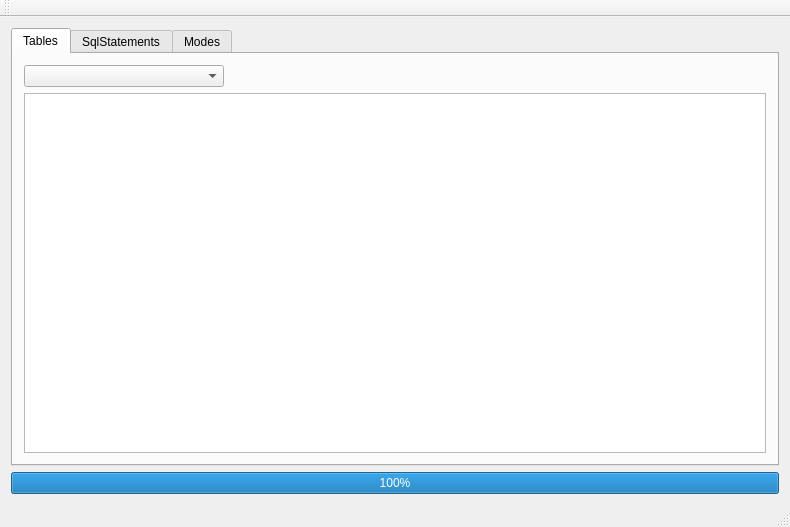
<?xml version="1.0" encoding="UTF-8"?>
<ui version="4.0">
 <class>MainWindow</class>
 <widget class="QMainWindow" name="MainWindow">
  <property name="geometry">
   <rect>
    <x>0</x>
    <y>0</y>
    <width>790</width>
    <height>527</height>
   </rect>
  </property>
  <property name="windowTitle">
   <string>QtAsyncSql Demo</string>
  </property>
  <widget class="QWidget" name="centralWidget">
   <layout class="QVBoxLayout" name="verticalLayout">
    <item>
     <widget class="QTabWidget" name="tabWidget">
      <property name="currentIndex">
       <number>0</number>
      </property>
      <widget class="QWidget" name="Tables">
       <attribute name="title">
        <string>Tables</string>
       </attribute>
       <layout class="QVBoxLayout" name="verticalLayout_3">
        <item>
         <layout class="QVBoxLayout" name="verticalLayout_2">
          <item>
           <layout class="QHBoxLayout" name="horizontalLayout">
            <item>
             <widget class="QComboBox" name="cbTables">
              <property name="minimumSize">
               <size>
                <width>200</width>
                <height>0</height>
               </size>
              </property>
             </widget>
            </item>
            <item>
             <spacer name="horizontalSpacer">
              <property name="orientation">
               <enum>Qt::Horizontal</enum>
              </property>
              <property name="sizeHint" stdset="0">
               <size>
                <width>40</width>
                <height>20</height>
               </size>
              </property>
             </spacer>
            </item>
           </layout>
          </item>
          <item>
           <widget class="QTableView" name="tvTables"/>
          </item>
         </layout>
        </item>
       </layout>
      </widget>
      <widget class="QWidget" name="tab_2">
       <attribute name="title">
        <string>SqlStatements</string>
       </attribute>
       <layout class="QHBoxLayout" name="horizontalLayout_2">
        <item>
         <widget class="QTextEdit" name="teQuery">
          <property name="sizePolicy">
           <sizepolicy hsizetype="Expanding" vsizetype="Expanding">
            <horstretch>0</horstretch>
            <verstretch>0</verstretch>
           </sizepolicy>
          </property>
          <property name="lineWrapMode">
           <enum>QTextEdit::NoWrap</enum>
          </property>
         </widget>
        </item>
        <item>
         <layout class="QVBoxLayout" name="verticalLayout_4">
          <item>
           <widget class="QPushButton" name="btnQuery">
            <property name="text">
             <string>setQuery</string>
            </property>
           </widget>
          </item>
          <item>
           <spacer name="verticalSpacer">
            <property name="orientation">
             <enum>Qt::Vertical</enum>
            </property>
            <property name="sizeHint" stdset="0">
             <size>
              <width>20</width>
              <height>40</height>
             </size>
            </property>
           </spacer>
          </item>
         </layout>
        </item>
        <item>
         <widget class="QTableView" name="tvQuery">
          <property name="sizePolicy">
           <sizepolicy hsizetype="Expanding" vsizetype="Expanding">
            <horstretch>0</horstretch>
            <verstretch>0</verstretch>
           </sizepolicy>
          </property>
         </widget>
        </item>
       </layout>
      </widget>
      <widget class="QWidget" name="tab_3">
       <attribute name="title">
        <string>Modes</string>
       </attribute>
       <layout class="QVBoxLayout" name="verticalLayout_9">
        <item>
         <layout class="QHBoxLayout" name="horizontalLayout_3">
          <item>
           <widget class="QRadioButton" name="rbParallel">
            <property name="text">
             <string>Parallel</string>
            </property>
            <property name="checked">
             <bool>true</bool>
            </property>
           </widget>
          </item>
          <item>
           <widget class="QRadioButton" name="rbFifo">
            <property name="text">
             <string>Fifo</string>
            </property>
           </widget>
          </item>
          <item>
           <widget class="QRadioButton" name="rbSkipPrevious">
            <property name="text">
             <string>SkipPrevious</string>
            </property>
           </widget>
          </item>
          <item>
           <widget class="QCheckBox" name="cbDelay">
            <property name="text">
             <string>Enable exec delay (500ms)</string>
            </property>
            <property name="checked">
             <bool>true</bool>
            </property>
           </widget>
          </item>
         </layout>
        </item>
        <item>
         <layout class="QHBoxLayout" name="horizontalLayout_4">
          <item>
           <widget class="QPushButton" name="btnExec4Queries">
            <property name="text">
             <string>Exec4AsyncQueries</string>
            </property>
           </widget>
          </item>
          <item>
           <widget class="QLabel" name="label">
            <property name="text">
             <string>Select COUNT(*) from  following 4 tables</string>
            </property>
           </widget>
          </item>
          <item>
           <spacer name="horizontalSpacer_2">
            <property name="orientation">
             <enum>Qt::Horizontal</enum>
            </property>
            <property name="sizeHint" stdset="0">
             <size>
              <width>40</width>
              <height>20</height>
             </size>
            </property>
           </spacer>
          </item>
         </layout>
        </item>
        <item>
         <layout class="QHBoxLayout" name="horizontalLayout_6">
          <item>
           <layout class="QVBoxLayout" name="verticalLayout_5">
            <item>
             <widget class="QLabel" name="label_2">
              <property name="text">
               <string>Categories</string>
              </property>
             </widget>
            </item>
            <item>
             <widget class="QLabel" name="lblCategroies">
              <property name="text">
               <string>---</string>
              </property>
             </widget>
            </item>
           </layout>
          </item>
          <item>
           <layout class="QVBoxLayout" name="verticalLayout_6">
            <item>
             <widget class="QLabel" name="label_3">
              <property name="text">
               <string>Customers</string>
              </property>
             </widget>
            </item>
            <item>
             <widget class="QLabel" name="lblCustomers">
              <property name="text">
               <string>---</string>
              </property>
             </widget>
            </item>
           </layout>
          </item>
          <item>
           <layout class="QVBoxLayout" name="verticalLayout_7">
            <item>
             <widget class="QLabel" name="label_4">
              <property name="text">
               <string>Employees</string>
              </property>
             </widget>
            </item>
            <item>
             <widget class="QLabel" name="lblEmployees">
              <property name="text">
               <string>---</string>
              </property>
             </widget>
            </item>
           </layout>
          </item>
          <item>
           <layout class="QVBoxLayout" name="verticalLayout_8">
            <item>
             <widget class="QLabel" name="label_5">
              <property name="text">
               <string>Orders</string>
              </property>
             </widget>
            </item>
            <item>
             <widget class="QLabel" name="lblOrders">
              <property name="text">
               <string>---</string>
              </property>
             </widget>
            </item>
           </layout>
          </item>
          <item>
           <widget class="QPushButton" name="btnClearResults">
            <property name="text">
             <string>ClearResults</string>
            </property>
           </widget>
          </item>
         </layout>
        </item>
        <item>
         <layout class="QHBoxLayout" name="horizontalLayout_5">
          <item>
           <widget class="QLabel" name="label_6">
            <property name="text">
             <string>SELECT * FROM Products WHERE UnitPrice &lt; </string>
            </property>
           </widget>
          </item>
          <item>
           <widget class="QLabel" name="lblSlider">
            <property name="minimumSize">
             <size>
              <width>20</width>
              <height>0</height>
             </size>
            </property>
            <property name="text">
             <string>---</string>
            </property>
           </widget>
          </item>
          <item>
           <widget class="QSlider" name="slUnitPrice">
            <property name="value">
             <number>50</number>
            </property>
            <property name="tracking">
             <bool>true</bool>
            </property>
            <property name="orientation">
             <enum>Qt::Horizontal</enum>
            </property>
           </widget>
          </item>
         </layout>
        </item>
        <item>
         <widget class="QTableView" name="tvSlider"/>
        </item>
       </layout>
      </widget>
     </widget>
    </item>
    <item>
     <widget class="QProgressBar" name="pbLoad">
      <property name="enabled">
       <bool>true</bool>
      </property>
      <property name="maximum">
       <number>1</number>
      </property>
      <property name="value">
       <number>1</number>
      </property>
     </widget>
    </item>
   </layout>
  </widget>
  <widget class="QMenuBar" name="menuBar">
   <property name="geometry">
    <rect>
     <x>0</x>
     <y>0</y>
     <width>790</width>
     <height>25</height>
    </rect>
   </property>
  </widget>
  <widget class="QToolBar" name="mainToolBar">
   <attribute name="toolBarArea">
    <enum>TopToolBarArea</enum>
   </attribute>
   <attribute name="toolBarBreak">
    <bool>false</bool>
   </attribute>
  </widget>
  <widget class="QStatusBar" name="statusBar"/>
 </widget>
 <layoutdefault spacing="6" margin="11"/>
 <resources/>
 <connections/>
</ui>
